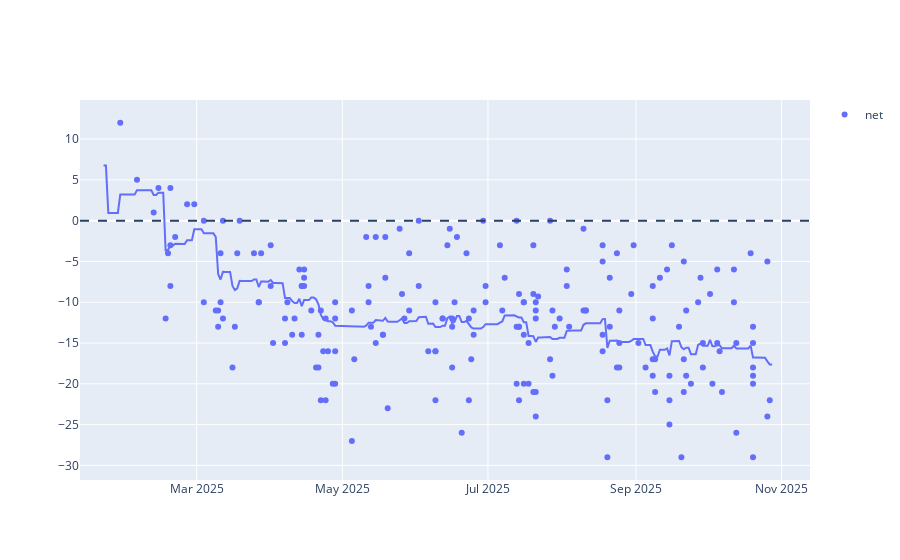

Notebook code cell kept with this figure:
### Code cell
line = px.line(x=approval_avg_econ['Date'], y=approval_avg_econ['approve_mean'] - approval_avg_econ['disapprove_mean'])
scatter = px.scatter(polls_df_econ[polls_df_econ['end_date'] >= pd.to_datetime('2025-01-24')], x='end_date', y=['net'])
fig = go.Figure(data=line.data + scatter.data)
fig.add_hline(y=0, line_dash='dash')
fig.show()

### Figure 1 — Plotly figure (JSON) as saved in the notebook; plotly's stock layout.template omitted (floating-point values rounded to 4 significant figures; data arrays with more than 128 entries replaced by an {"elided": "..."} marker saying what was removed)
{"data": [{"hovertemplate": "x=%{x}<br>y=%{y}<extra></extra>", "legendgroup": "", "line": {"color": "#636efa", "dash": "solid"}, "marker": {"symbol": "circle"}, "mode": "lines", "name": "", "orientation": "v", "showlegend": false, "type": "scatter", "x": {"elided": "281 str values"}, "xaxis": "x", "y": {"elided": "281 float values"}, "yaxis": "y"}, {"hovertemplate": "variable=net<br>end_date=%{x}<br>value=%{y}<extra></extra>", "legendgroup": "net", "marker": {"color": "#636efa", "symbol": "circle"}, "mode": "markers", "name": "net", "orientation": "v", "showlegend": true, "type": "scatter", "x": {"elided": "203 str values"}, "xaxis": "x", "y": {"elided": "203 float values"}, "yaxis": "y"}], "layout": {"shapes": [{"line": {"dash": "dash"}, "type": "line", "x0": 0, "x1": 1, "xref": "x domain", "y0": 0, "y1": 0, "yref": "y"}]}}
